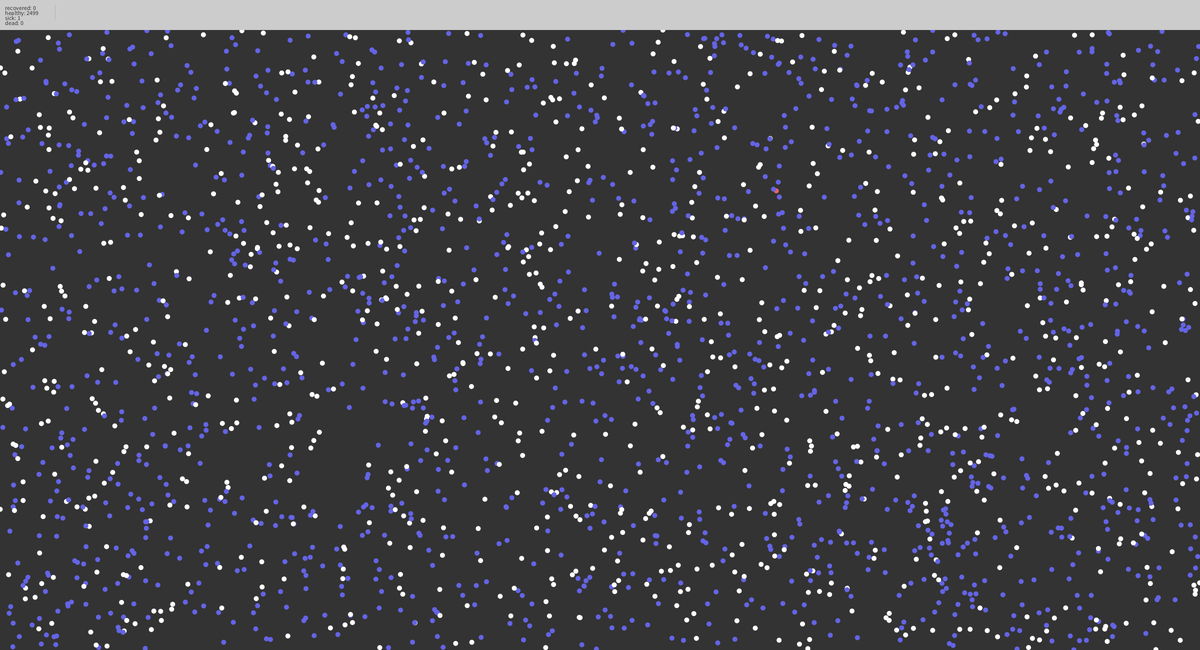
Frame 1 (no input)
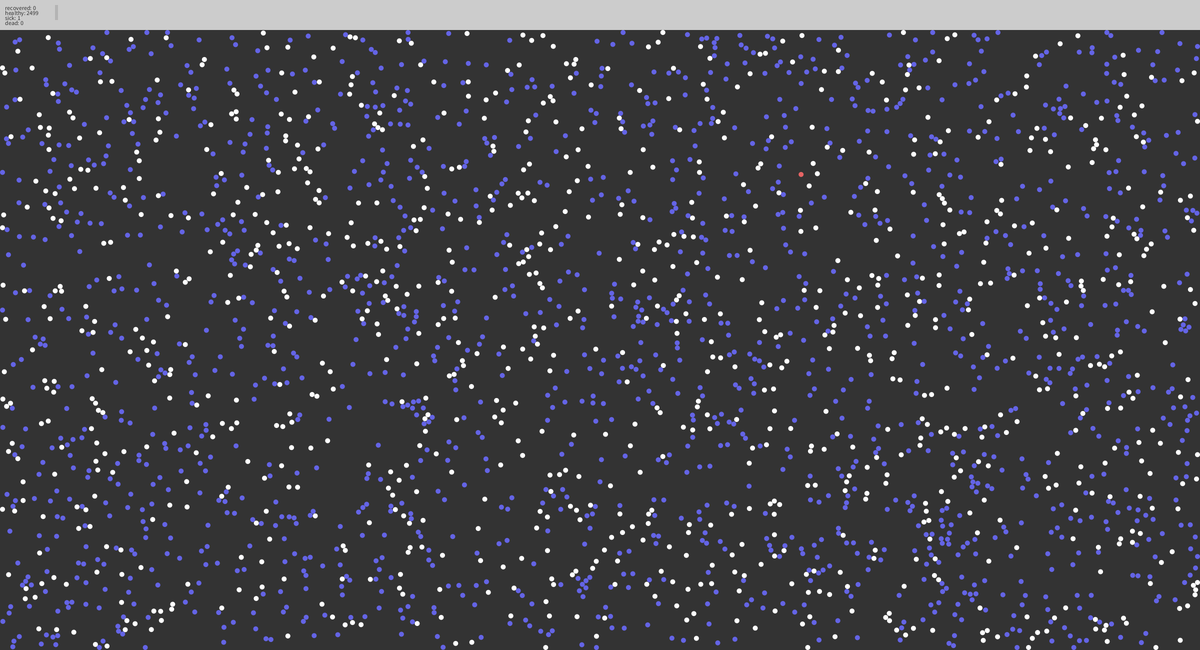
Frame 60 (the mouse pressed at the canvas centre just before this capture)
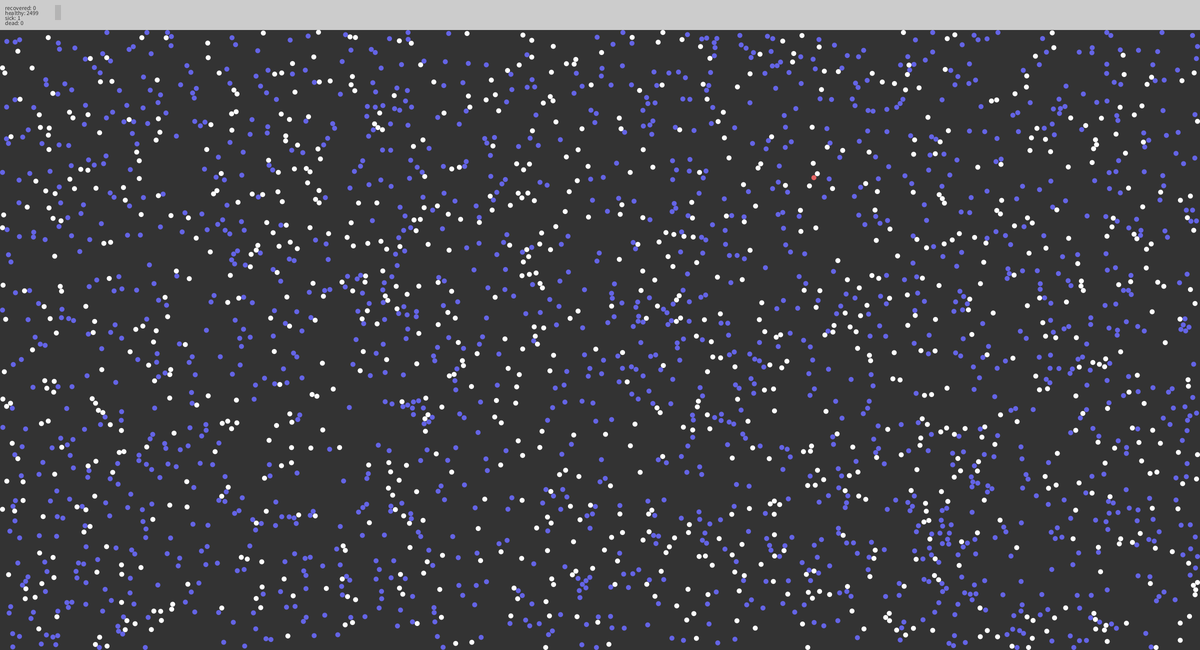
Frame 120 (the mouse held since frame 60 and released just before this capture)

The Processing sketch that drew these frames (run headless with seeded random() and noise(); from frame 60 on, the mouse is pressed at the canvas centre):

// Processing sketch: covid
// ── covid.pde
// Edits made by Charles Mennerick Spring 2020

/* 
 * COVID-19 Simulator
 * Visualization inspired by this Washington Post article: https://www.washingtonpost.com/graphics/2020/world/corona-simulator/
 * Based on Ira Greenberg's CircleCollision example (https://processing.org/examples/circlecollision.html)
 * Basic logic added by Michelle Dudley.
 * There are some lazy/suspect design decisions I've made that I've marked with TODOs.
 */

// A list of Ball objects representing all the people in the simulation.
ArrayList<Ball> balls =  new ArrayList<Ball>();

// Totals of infected/uninfected/recovered people in the population.
// Stored as separate variables because looping through all the people
// in the list would be very inefficient since we check these numbers
// every frame to update the statistics at the top of the screen.

// TODO: These numbers aren't connected to the initial setup of the
// population (i.e., getIsInfected() doesn't change to match the number
// of infected people if it's changed up here). These should be connected
// in some way.
int infected = 1;
int uninfected = 2499;
int recovered = 0;
int dead = 0;

// cols stores the columns in the graph at the top of the screen.
ArrayList<Column> cols = new ArrayList<Column>();
// leftCol is the pixel position on screen where the next graph column will go.
// It is initially offset to take into account the words/numbers on the left
// side of the screen.
int leftCol = 110;

// columnCounter counts the number of frames that have passed. It's used in 
// draw() to limit the number of columns that are drawn because drawing once every
// frame makes the graph outgrow the size of the window too quickly.
int columnCounter = 0;

void setup() {
  size(2400, 1300);
  for (int i = 0; i < 2500; i++) {
    // Adds a new Ball that starts at a random x value and a random y value that
    // avoids the graph area at the top of the screen.
    balls.add(new Ball(random(width), random(60, height), 5.0, getIsInfected(i), getIsSocialDistancing(i), (Math.random() < 0.6)));
  }
}

// Currently, only the first Ball is returned as infected.
// TODO: Make this variable based on how many people we'd like to be infected
// initially.
State getIsInfected(int i) {
  return i == 0 ? State.INFECTED : State.UNINFECTED;
}

// Currently, about 1 in 8 people are social distancing. The first person
// is set to not be social distancing because it makes the simulation move faster.
// TODO: Update this logic as necessary when getIsInfected() is updated.
boolean getIsSocialDistancing(int i) {
  return floor(random(0, 6)) != 0 && i != 0;
}

void draw() {
  background(51);

  for (Ball b : balls) {
    b.update();
    b.display();
    b.checkBoundaryCollision();
  }

  drawStats();
  
  // Only draw new parts of the graph every 10 frames so that the screen doesn't 
  // fill up too quickly.
  if (columnCounter % 10 == 0) {
    cols.add(new Column());
    leftCol += 1;
  }
  // Update the number of frames that have happened.
  columnCounter++;
  for (Column c : cols) {
    c.display();
  }
  
  // Check for collisions between every ball and every other ball.
  for (int i = 0; i < balls.size(); i++) { //<>//
    for (int j = i + 1; j < balls.size(); j++) {
      balls.get(i).checkCollision(balls.get(j));
    }
  }
}

// Draw all the words to the left of the graph, as well as their accompanying numbers.
void drawStats() {
  fill(204);
  rect(0, 0, width, 60);
  fill(51);
  text("healthy: " + uninfected, 10, 30);
  text("sick: " + infected, 10, 40);
  text("recovered: " + recovered, 10, 20);
  text("dead: " + dead, 10, 50);
}



enum State {
  UNINFECTED,
  INFECTED,
  RECOVERED,
  DEAD
}


/* Ball represents an individual person in the simulation. The person has
 * an infection State, and can be social distancing.
 * TODO: infectedDays as it's implemented right now is inelegant. Might be
 * better to move it to a State class instead.
 */
class Ball {
  PVector position;
  PVector velocity;

  float radius, m;
  State state;
  // If infected, tracks how many days a person has been infected.
  // After 1000 days/frames, the person recovers.
  int infectedDays;
  boolean isSocialDistancing;
  boolean hasMask;

  Ball(float x, float y, float r_, State state, boolean isSocialDistancing, boolean hasMask) {
    position = new PVector(x, y);
    radius = r_;
    // People who are social distancing should start and stay at 0 velocity,
    // so they need to be heavy to avoid moving due to collisions.
    if (isSocialDistancing) {
      m = 1000;
      velocity = new PVector(0, 0);
    } else {
      m = radius*.1;
      velocity = PVector.random2D();
    }
    this.state = state;
    infectedDays = 0;
    this.isSocialDistancing = isSocialDistancing;
    this.hasMask = hasMask;
  }

  void update() {
    if(state == State.DEAD){
      velocity = new PVector(0, 0);
    }
    
    position.add(velocity);
    if (state == State.INFECTED ) {
      infectedDays++;
    }
    // If the person has been infected for 1000 days, they should be moved into
    // the recovered state.
    
    if (infectedDays == 1000) {
      float deathRate = random(1000);
      if(deathRate < 15){
        state = State.DEAD;
        infectedDays = 0;
        infected--;
        dead++;
      }
      else{
        if(Math.random() < 0.2){
          infectedDays = 500;
        }
        else{
          state = State.RECOVERED;
          infectedDays = 0;
          infected--;
          recovered++;
        }
      }
    }
  }

  void checkBoundaryCollision() {
    if (position.x > width-radius) {
      position.x = width-radius;
      velocity.x *= -1;
    } else if (position.x < radius) {
      position.x = radius;
      velocity.x *= -1;
    } else if (position.y > height-radius) {
      position.y = height-radius;
      velocity.y *= -1;
    } else if (position.y < radius + 60) {
      position.y = radius + 60;
      velocity.y *= -1;
    }
  }
  
  // Update state of this ball and the ball with which it collided. Also update
  // the global variables that count the number of infected people.
  // (possible) TODO: Separate out the part that deals with global variables from
  // code that deals with the individual Balls specifically.
  void checkAndSetInfection(Ball other) {
    if (other.state == State.INFECTED  && this.state == State.UNINFECTED) {
      float infectionRate = random(100);
      if(this.isSocialDistancing){
        if(infectionRate < 80){
        }
        else{
        this.state = State.INFECTED;
        infected++;
        uninfected--;
        }
      }
      else if(other.hasMask){
        if(infectionRate < 50){
        }
        else{
          this.state = State.INFECTED;
          infected++;
          uninfected--;
        }
      }
      else{ 
        if(infectionRate < 10){
        }
        else{
          this.state = State.INFECTED;
          infected++;
          uninfected--;
        }
      }
    }
    if (this.state == State.INFECTED && other.state == State.UNINFECTED) {
      float infectionRate = random(100);
      if(other.isSocialDistancing){
        if(infectionRate < 80){
        }
        else{
          other.state = State.INFECTED;
          infected++;
          uninfected--;
        }
      }
     else if(this.hasMask){
        if(infectionRate < 50){
        }
        else{
          other.state = State.INFECTED;
          infected++;
          uninfected--;
        }
     }
     else{
        if(infectionRate < 10){
        }
        else{
          other.state = State.INFECTED;
          infected++;
          uninfected--;
        }
      }
    }
    
    
  }

  void checkCollision(Ball other) {

    // Get distances between the balls components
    PVector distanceVect = PVector.sub(other.position, position);

    // Calculate magnitude of the vector separating the balls
    float distanceVectMag = distanceVect.mag();

    // Minimum distance before they are touching
    float minDistance = radius + other.radius;

    if (distanceVectMag < minDistance) {
      checkAndSetInfection(other);
      
      float distanceCorrection = (minDistance-distanceVectMag)/2.0; //<>//
      PVector d = distanceVect.copy();
      PVector correctionVector = d.normalize().mult(distanceCorrection);
      other.position.add(correctionVector);
      position.sub(correctionVector);

      // get angle of distanceVect
      float theta  = distanceVect.heading();
      // precalculate trig values
      float sine = sin(theta);
      float cosine = cos(theta);

      /* bTemp will hold rotated ball positions. You 
       just need to worry about bTemp[1] position*/
      PVector[] bTemp = {
        new PVector(), new PVector()
      };

      /* this ball's position is relative to the other
       so you can use the vector between them (bVect) as the 
       reference point in the rotation expressions.
       bTemp[0].position.x and bTemp[0].position.y will initialize
       automatically to 0.0, which is what you want
       since b[1] will rotate around b[0] */
      bTemp[1].x  = cosine * distanceVect.x + sine * distanceVect.y;
      bTemp[1].y  = cosine * distanceVect.y - sine * distanceVect.x;

      // rotate Temporary velocities
      PVector[] vTemp = {
        new PVector(), new PVector()
      };

      vTemp[0].x  = cosine * velocity.x + sine * velocity.y;
      vTemp[0].y  = cosine * velocity.y - sine * velocity.x;
      vTemp[1].x  = cosine * other.velocity.x + sine * other.velocity.y;
      vTemp[1].y  = cosine * other.velocity.y - sine * other.velocity.x;

      /* Now that velocities are rotated, you can use 1D
       conservation of momentum equations to calculate 
       the final velocity along the x-axis. */
      PVector[] vFinal = {  
        new PVector(), new PVector()
      };

      // final rotated velocity for b[0]
      vFinal[0].x = ((m - other.m) * vTemp[0].x + 2 * other.m * vTemp[1].x) / (m + other.m);
      vFinal[0].y = vTemp[0].y;

      // final rotated velocity for b[0]
      vFinal[1].x = ((other.m - m) * vTemp[1].x + 2 * m * vTemp[0].x) / (m + other.m);
      vFinal[1].y = vTemp[1].y;

      // hack to avoid clumping
      bTemp[0].x += vFinal[0].x;
      bTemp[1].x += vFinal[1].x;

      /* Rotate ball positions and velocities back
       Reverse signs in trig expressions to rotate 
       in the opposite direction */
      // rotate balls
      PVector[] bFinal = { 
        new PVector(), new PVector()
      };

      bFinal[0].x = cosine * bTemp[0].x - sine * bTemp[0].y;
      bFinal[0].y = cosine * bTemp[0].y + sine * bTemp[0].x;
      bFinal[1].x = cosine * bTemp[1].x - sine * bTemp[1].y;
      bFinal[1].y = cosine * bTemp[1].y + sine * bTemp[1].x;

      // !!! IMPORTANT !!!
      // The following lines must be commented out–otherwise there's a clumping issue with large numbers
       //<>//
      // update balls to screen position
      // other.position.x = position.x + bFinal[1].x;
      // other.position.y = position.y + bFinal[1].y;

      // position.add(bFinal[0]);

      // update velocities
      velocity.x = cosine * vFinal[0].x - sine * vFinal[0].y;
      velocity.y = cosine * vFinal[0].y + sine * vFinal[0].x;
      other.velocity.x = cosine * vFinal[1].x - sine * vFinal[1].y;
      other.velocity.y = cosine * vFinal[1].y + sine * vFinal[1].x;
    }
  }

  void display() {
    noStroke();
    
    //lighter colors represent having a mask
    if (state == State.INFECTED) {
      // Infected people are drawn in red.
      if(this.hasMask){
      fill(230,100,100);
      }
      else{
      fill(252, 3, 40);
      }
    } else if (state == State.UNINFECTED) {
      // Uninfected people are drawn in blue/white.
      if(this.hasMask){
      fill(100,100,230);
      }
      else{
      fill(254);
      }
      
    } else if(state == State.DEAD){
      fill(0);
      //dead people are black
    } else {
      // Recovered people are drawn in green
      fill(135, 224, 145);
    }
    
    
    ellipse(position.x, position.y, radius*2, radius*2);
  }
}

/* Column represents a column of the graph that exists above the ball simulation.
 * It calculates the sizes of the rectangles that make up a column based on the ratio
 * between each of the "types" of people (infected, uninfected, recovered).
 */
class Column {
  int colWidth = 1;
  int top = 10;
  int totalHeight = 30;
  int numActors = balls.size();
  int infected_, uninfected_, recovered_; //<>//
  // position vars for top/recovered
  PVector position1Top, position1Bottom;
  // position vars for middle/uninfected
  PVector position2Top, position2Bottom;
  // position vars for bottom/infected
  PVector position3Top, position3Bottom;
  
  Column () {
    this.infected_ = infected;
    this.uninfected_ = uninfected;
    this.recovered_ = recovered;
    
    float recoveredShare = recovered_ * 1.0 / numActors * totalHeight;
    float infectedShare = infected_ * 1.0 / numActors * totalHeight;
    float uninfectedShare = uninfected_ * 1.0 / numActors * totalHeight;
    
    position1Top = new PVector(leftCol, top);
    position1Bottom = new PVector(leftCol + colWidth, top + recoveredShare);
    position2Top = new PVector(leftCol, top + recoveredShare);
    position2Bottom = new PVector(leftCol + colWidth, top + recoveredShare + uninfectedShare);
    position3Top = new PVector(leftCol, top + recoveredShare + uninfectedShare);
    position3Bottom = new PVector(leftCol + colWidth, top + recoveredShare + infectedShare + uninfectedShare);
  }
  
  void display() {
    noStroke();
    rectMode(CORNERS);
    // Draw recovered rectangle.
    fill(135, 224, 145);
    rect(position1Top.x, position1Top.y, position1Bottom.x, position1Bottom.y);
    // Draw uninfected rectangle.
    fill(180);
    rect(position2Top.x, position2Top.y, position2Bottom.x, position2Bottom.y); //<>//
    // Draw infected rectangle.
    fill(252, 3, 40);
    rect(position3Top.x, position3Top.y, position3Bottom.x, position3Bottom.y);
  }
}
